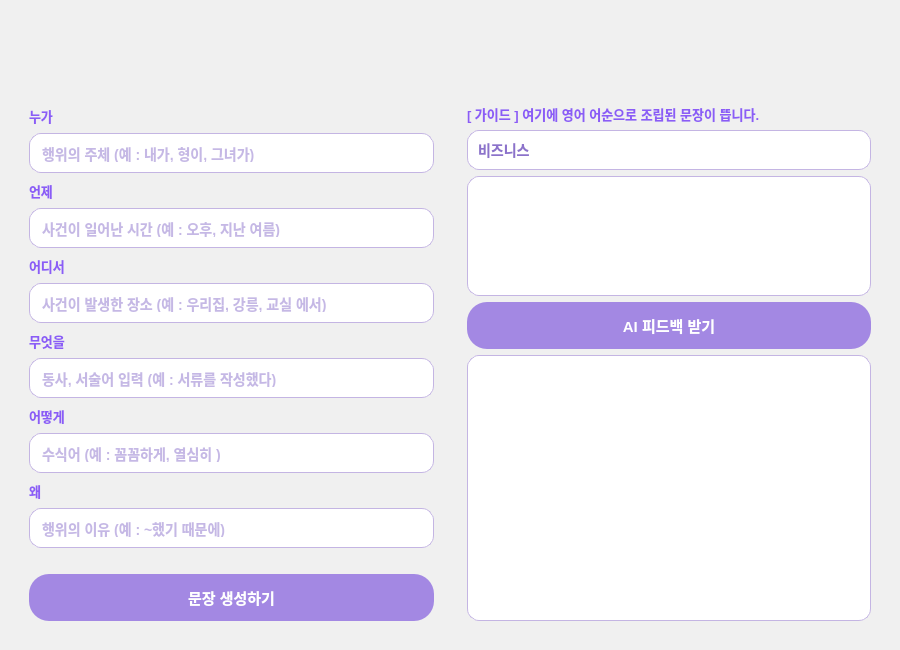
<?xml version="1.0" encoding="UTF-8"?>
<ui version="4.0">
 <class>MainWindow</class>
 <widget class="QMainWindow" name="MainWindow">
  <property name="geometry">
   <rect>
    <x>0</x>
    <y>0</y>
    <width>900</width>
    <height>650</height>
   </rect>
  </property>
  <property name="sizePolicy">
   <sizepolicy hsizetype="Preferred" vsizetype="Expanding">
    <horstretch>0</horstretch>
    <verstretch>0</verstretch>
   </sizepolicy>
  </property>
  <property name="minimumSize">
   <size>
    <width>900</width>
    <height>600</height>
   </size>
  </property>
  <property name="maximumSize">
   <size>
    <width>900</width>
    <height>16777215</height>
   </size>
  </property>
  <property name="windowTitle">
   <string>MainWindow</string>
  </property>
  <property name="styleSheet">
   <string notr="true">/* 창 전체와 중앙 위젯의 배경을 모두 하얀색으로 덮습니다 */
QMainWindow, QWidget#centralwidget {
    background-color: #FFFFFF;
}</string>
  </property>
  <widget class="QWidget" name="centralwidget">
   <property name="styleSheet">
    <string notr="true">/* 1. 메인 배경: 쨍한 흰색이 아닌, 로그인 창 느낌의 눈 편안한 연회색 */
QMainWindow, QWidget#centralwidget {
    background-color: #F0F0F0; 
}

/* 2. 텍스트 라벨: 짙은 회색에서 Glamour 퍼플 색상으로 변경 */
QLabel {
    color: #8B5CF6; /* 요청하신 보라색 적용 */
    font-weight: bold;
    font-size: 13px;
}

/* 3. 입력창 &amp; 박스: 둥근 모서리와 얇은 연보라색 테두리 (핵심!) */
QLineEdit, QTextEdit, QComboBox {
    background-color: #FFFFFF;
    border: 1px solid #C4B5E3; /* 로그인 창 'ID', 'PW' 테두리와 같은 연보라색 */
    border-radius: 12px;       /* 모서리를 많이 둥글게 처리 */
    padding: 10px;
    color: #8C72CB;            /* 입력되는 글씨도 은은한 보라색 톤으로 */
    font-size: 14px;
    font-weight: bold;
}

/* 입력창 포커스: 클릭했을 때 테두리만 살짝 더 진해짐 */
QLineEdit:focus, QTextEdit:focus, QComboBox:focus {
    border: 2px solid #9D7CD8;
}

/* 4. 메인 버튼: 그라데이션 없는 플랫한 파스텔 보라색 단색 + 완전 둥근 모서리 */
QPushButton {
    background-color: #A388E3; /* 로그인 창 버튼과 동일한 파스텔 톤 */
    color: #FFFFFF;
    border: none;              /* 테두리 없음 */
    border-radius: 20px;       /* 알약처럼 양끝이 완전히 둥글게 */
    padding: 12px 20px;
    font-size: 15px;
    font-weight: bold;
}

/* 버튼 마우스 호버 시: 살짝 뽀얗게 밝아짐 */
QPushButton:hover {
    background-color: #B29BF0; 
}

/* 버튼 눌렀을 때: 살짝 차분해짐 */
QPushButton:pressed {
    background-color: #8C64C8; 
}

/* 5. 콤보박스 화살표 디자인 정리 */
QComboBox::drop-down {
    border: none;
    padding-right: 10px;
}</string>
   </property>
   <layout class="QVBoxLayout" name="verticalLayout_5">
    <property name="spacing">
     <number>15</number>
    </property>
    <property name="leftMargin">
     <number>20</number>
    </property>
    <property name="topMargin">
     <number>20</number>
    </property>
    <property name="rightMargin">
     <number>20</number>
    </property>
    <property name="bottomMargin">
     <number>20</number>
    </property>
    <item>
     <layout class="QHBoxLayout" name="horizontalLayout_2">
      <item>
       <spacer name="horizontalSpacer">
        <property name="orientation">
         <enum>Qt::Horizontal</enum>
        </property>
        <property name="sizeType">
         <enum>QSizePolicy::Fixed</enum>
        </property>
        <property name="sizeHint" stdset="0">
         <size>
          <width>40</width>
          <height>20</height>
         </size>
        </property>
       </spacer>
      </item>
      <item>
       <layout class="QVBoxLayout" name="verticalLayout_4">
        <item>
         <spacer name="verticalSpacer_2">
          <property name="orientation">
           <enum>Qt::Vertical</enum>
          </property>
          <property name="sizeType">
           <enum>QSizePolicy::Fixed</enum>
          </property>
          <property name="sizeHint" stdset="0">
           <size>
            <width>20</width>
            <height>30</height>
           </size>
          </property>
         </spacer>
        </item>
        <item>
         <widget class="QLabel" name="label_7">
          <property name="sizePolicy">
           <sizepolicy hsizetype="Fixed" vsizetype="Fixed">
            <horstretch>0</horstretch>
            <verstretch>0</verstretch>
           </sizepolicy>
          </property>
          <property name="minimumSize">
           <size>
            <width>160</width>
            <height>30</height>
           </size>
          </property>
          <property name="maximumSize">
           <size>
            <width>160</width>
            <height>30</height>
           </size>
          </property>
          <property name="text">
           <string/>
          </property>
          <property name="pixmap">
           <pixmap resource="../../resources/res.qrc">:/Glamour.png</pixmap>
          </property>
          <property name="scaledContents">
           <bool>true</bool>
          </property>
         </widget>
        </item>
       </layout>
      </item>
      <item>
       <spacer name="horizontalSpacer_2">
        <property name="orientation">
         <enum>Qt::Horizontal</enum>
        </property>
        <property name="sizeHint" stdset="0">
         <size>
          <width>40</width>
          <height>20</height>
         </size>
        </property>
       </spacer>
      </item>
     </layout>
    </item>
    <item>
     <layout class="QHBoxLayout" name="horizontalLayout">
      <item>
       <widget class="QFrame" name="frame">
        <property name="frameShape">
         <enum>QFrame::NoFrame</enum>
        </property>
        <property name="frameShadow">
         <enum>QFrame::Raised</enum>
        </property>
        <layout class="QVBoxLayout" name="verticalLayout_3">
         <item>
          <widget class="QLabel" name="label">
           <property name="text">
            <string>누가</string>
           </property>
          </widget>
         </item>
         <item>
          <widget class="QLineEdit" name="whoEdit">
           <property name="placeholderText">
            <string>행위의 주체 (예 : 내가, 형이, 그녀가)</string>
           </property>
          </widget>
         </item>
         <item>
          <widget class="QLabel" name="label_2">
           <property name="text">
            <string>언제</string>
           </property>
          </widget>
         </item>
         <item>
          <widget class="QLineEdit" name="whenEdit">
           <property name="placeholderText">
            <string>사건이 일어난 시간 (예 : 오후, 지난 여름)</string>
           </property>
          </widget>
         </item>
         <item>
          <widget class="QLabel" name="label_3">
           <property name="text">
            <string>어디서</string>
           </property>
          </widget>
         </item>
         <item>
          <widget class="QLineEdit" name="whereEdit">
           <property name="placeholderText">
            <string>사건이 발생한 장소 (예 : 우리집, 강릉, 교실 에서) </string>
           </property>
          </widget>
         </item>
         <item>
          <widget class="QLabel" name="label_4">
           <property name="text">
            <string>무엇을</string>
           </property>
          </widget>
         </item>
         <item>
          <widget class="QLineEdit" name="whatEdit">
           <property name="placeholderText">
            <string>동사, 서술어 입력 (예 : 서류를 작성했다)</string>
           </property>
          </widget>
         </item>
         <item>
          <widget class="QLabel" name="label_5">
           <property name="text">
            <string>어떻게</string>
           </property>
          </widget>
         </item>
         <item>
          <widget class="QLineEdit" name="howEdit">
           <property name="placeholderText">
            <string>수식어 (예 : 꼼꼼하게, 열심히 )</string>
           </property>
          </widget>
         </item>
         <item>
          <widget class="QLabel" name="label_6">
           <property name="text">
            <string>왜</string>
           </property>
          </widget>
         </item>
         <item>
          <widget class="QLineEdit" name="whyEdit">
           <property name="placeholderText">
            <string>행위의 이유 (예 : ~했기 때문에)</string>
           </property>
          </widget>
         </item>
         <item>
          <spacer name="verticalSpacer">
           <property name="orientation">
            <enum>Qt::Vertical</enum>
           </property>
           <property name="sizeType">
            <enum>QSizePolicy::Fixed</enum>
           </property>
           <property name="sizeHint" stdset="0">
            <size>
             <width>20</width>
             <height>20</height>
            </size>
           </property>
          </spacer>
         </item>
         <item>
          <widget class="QPushButton" name="generateButton">
           <property name="styleSheet">
            <string notr="true"/>
           </property>
           <property name="text">
            <string>문장 생성하기</string>
           </property>
          </widget>
         </item>
        </layout>
       </widget>
      </item>
      <item>
       <widget class="QFrame" name="frame_2">
        <property name="frameShape">
         <enum>QFrame::NoFrame</enum>
        </property>
        <property name="frameShadow">
         <enum>QFrame::Raised</enum>
        </property>
        <layout class="QVBoxLayout" name="verticalLayout_2">
         <item>
          <widget class="QLabel" name="guideLabel">
           <property name="font">
            <font>
             <pointsize>-1</pointsize>
             <bold>true</bold>
            </font>
           </property>
           <property name="text">
            <string>[ 가이드 ] 여기에 영어 어순으로 조립된 문장이 뜹니다.</string>
           </property>
           <property name="textFormat">
            <enum>Qt::AutoText</enum>
           </property>
          </widget>
         </item>
         <item>
          <layout class="QVBoxLayout" name="verticalLayout">
           <item>
            <widget class="QComboBox" name="situationComboBox">
             <property name="maximumSize">
              <size>
               <width>16777215</width>
               <height>16777215</height>
              </size>
             </property>
             <item>
              <property name="text">
               <string>비즈니스</string>
              </property>
             </item>
             <item>
              <property name="text">
               <string>일상생활</string>
              </property>
             </item>
             <item>
              <property name="text">
               <string>학술</string>
              </property>
             </item>
             <item>
              <property name="text">
               <string>글쓰기</string>
              </property>
             </item>
            </widget>
           </item>
           <item>
            <widget class="QTextEdit" name="inputTextEdit">
             <property name="maximumSize">
              <size>
               <width>16777215</width>
               <height>120</height>
              </size>
             </property>
            </widget>
           </item>
           <item>
            <layout class="QHBoxLayout" name="chipsLayout"/>
           </item>
           <item>
            <layout class="QHBoxLayout" name="answerLayout"/>
           </item>
           <item>
            <widget class="QPushButton" name="submitButton">
             <property name="text">
              <string>AI 피드백 받기</string>
             </property>
            </widget>
           </item>
           <item>
            <widget class="QTextBrowser" name="outputTextBrowser"/>
           </item>
          </layout>
         </item>
        </layout>
       </widget>
      </item>
     </layout>
    </item>
   </layout>
  </widget>
 </widget>
 <resources>
  <include location="../../resources/res.qrc"/>
 </resources>
 <connections/>
</ui>
